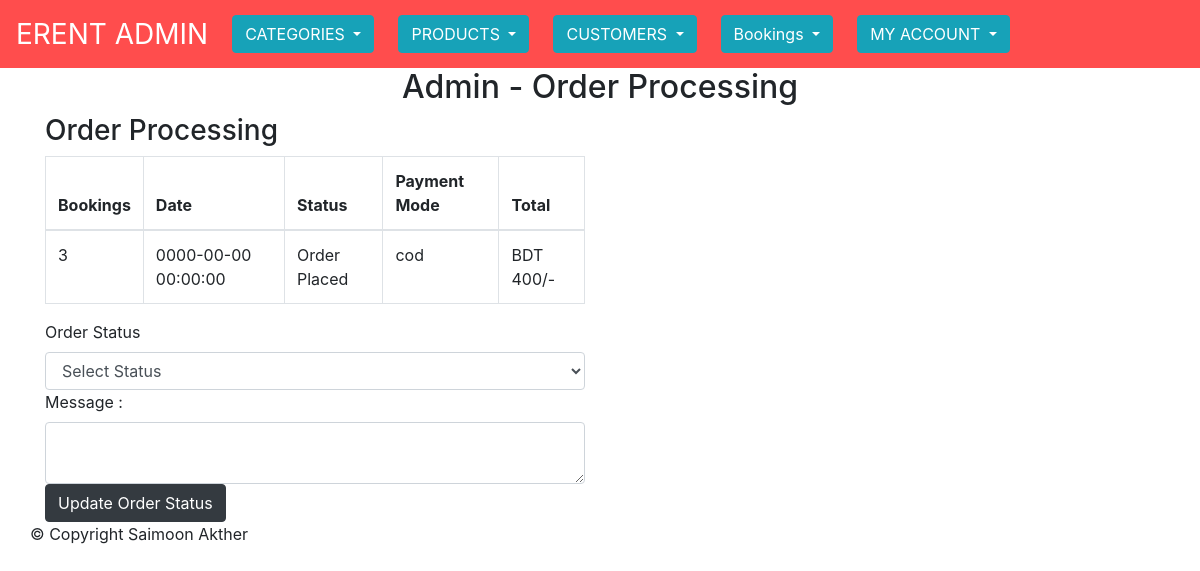
The page /admin/booking-process.php?id=3 (signed in) on the database its author committed.
### tables this page shows
CREATE TABLE `rents` (
  `id` int(11) NOT NULL,
  `uid` int(11) NOT NULL,
  `totalprice` varchar(255) NOT NULL,
  `orderstatus` varchar(255) NOT NULL,
  `paymentmode` varchar(255) NOT NULL,
  `timestamp` datetime NOT NULL
);

### admin/booking-process.php (the view, shortened to what this page needs)
<?php
	require_once ('../database/config.php');
?>
<?php include ('inc/nav.php'); ?>
	<section id="content">
		<div class="content-blog">
					<div class="page_header text-center">
						<h2>Admin - Order Processing</h2>
					</div>
<form method="post">
<div class="container">
			<div class="row">
				<div class="col-md-6 col-md-offset-3">
					<div class="billing-details">
						<h3 class="uppercase">Order Processing</h3>
				<table class="cart-table account-table table table-bordered">
				<thead>
					<tr>
						<th>Bookings</th>
						<th>Date</th>
						<th>Status</th>
						<th>Payment Mode</th>
						<th>Total</th>
					</tr>
				</thead>
				<tbody>
				<?php
					if(isset($_GET['id']) & !empty($_GET['id'])){
						$oid = $_GET['id'];
					}else{
						header('location: bookings.php');
					}
					$ordsql = "SELECT * FROM rents WHERE id='$oid'";
					$ordres = mysqli_query($connection, $ordsql);
					while($ordr = mysqli_fetch_assoc($ordres)){
				?>
					<tr>
						<td>
							<?php echo $ordr['id']; ?>
						</td>
						<td>
							<?php echo $ordr['timestamp']; ?>
						</td>
						<td>
							<?php echo $ordr['orderstatus']; ?>
						</td>
						<td>
							<?php echo $ordr['paymentmode']; ?>
						</td>
						<td>
							BDT <?php echo $ordr['totalprice']; ?>/-
						</td>
					</tr>
				<?php } ?>
				</tbody>
			</table>
							<label class="">Order Status </label>
							<select name="status" class="form-control">
								<option value="">Select Status</option>
							</select>
							<label>Message :</label>
							<textarea class="form-control" name="message" cols="10"> </textarea>
					<input type="submit" class="btn btn-dark btn-rounded" value="Update Order Status">
					</div>
				</div>
			</div>
		</div>
</form>
		</div>
	</section>
<?php include ('inc/footer.php') ?>

### rows shown on the page
rents: id "3", timestamp "0000-00-00 00:00:00", orderstatus "Order Placed", paymentmode "cod", totalprice "400"
